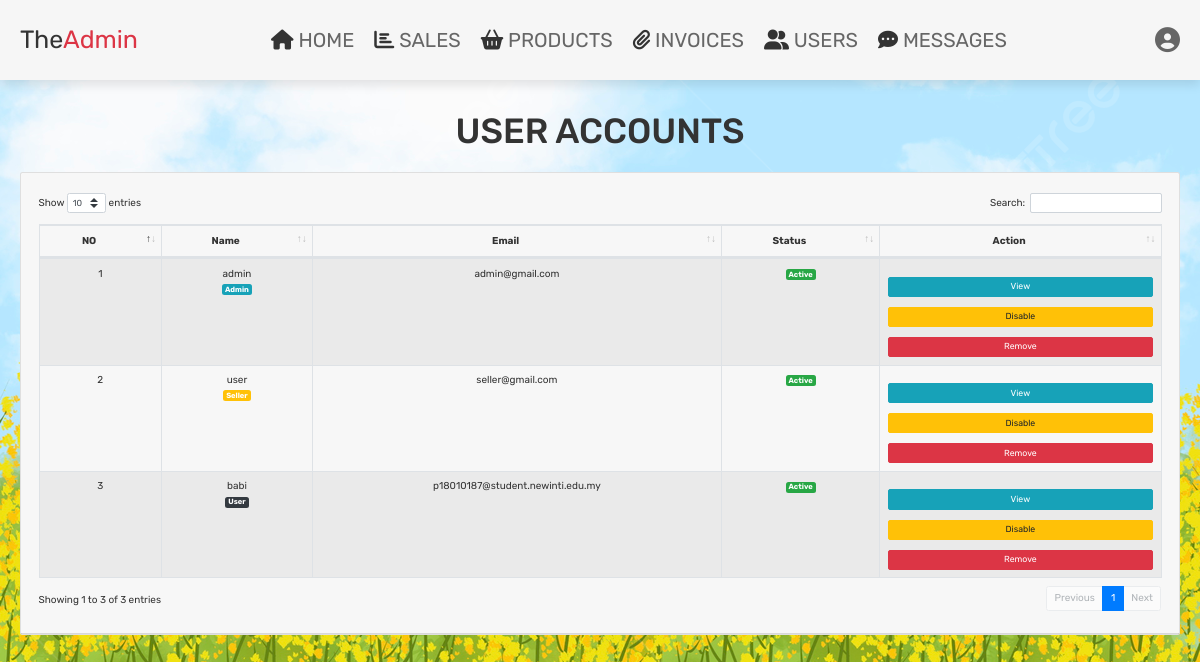
Screenshot of /admin_users.php (signed in) with the database file from the repository.
### tables this page shows
CREATE TABLE `users` (
  `id` int(100) NOT NULL,
  `name` varchar(100) NOT NULL,
  `email` varchar(100) NOT NULL,
  `password` varchar(100) NOT NULL,
  `number` varchar(100) NOT NULL,
  `address` varchar(100) NOT NULL,
  `city` varchar(100) NOT NULL,
  `pin` varchar(100) NOT NULL,
  `status` int(11) NOT NULL,
  `user_type` varchar(20) NOT NULL DEFAULT 'user'
);

### admin_users.php (the view, shortened to what this page needs)
<?php
@include 'config.php';
?>
<!DOCTYPE html>
<html lang="en">
<head>
   <link rel="stylesheet" href="https://cdnjs.cloudflare.com/ajax/libs/font-awesome/6.1.1/css/all.min.css">
   <link rel="stylesheet" href="css/admin_style.css">
   <link rel="stylesheet" href="css/dataTables.bootstrap4.min.css">
   <link rel="stylesheet" href="css/bootstrap.min.css">
</head>
<body style="background:url(images/admin-bg.jpg); background-repeat: no-repeat; background-size: cover;">
<?php include 'admin_header.php'; ?>
<section class="table-product" >
<h1 class="title">user accounts</h1>
<div class="card " style="width: 100%;">
        <div class="card-header">
        <div class="card-body pr-2 pl-2">
          <table id="example" class="table table-striped table-bordered" style="width:100%">
                  <thead>
                    <tr>
                      <th class="text-center">NO</th>
                      <th  class="text-center">Name</th>
                      <th  class="text-center">Email</th>
                      <th  class="text-center">Status</th>
                      <th  width='25%' class="text-center">Action</th>
                    </tr>
                  </thead>
                  <tbody>
                  <?php
                  $i=1;
                     $select_accounts = $conn->prepare("SELECT * FROM `users`");
                     $select_accounts->execute();
                     if($select_accounts->rowCount() > 0){
                        while($fetch_accounts = $select_accounts->fetch(PDO::FETCH_ASSOC)){
                  ?>
                  <tr class="text-center">
                    <td><?php echo $i++;?></td>
                    <td><?php echo $fetch_accounts['name'];?><br>
                          <?php if ($fetch_accounts['user_type']  == 'admin'){
                          echo "<span class='badge badge-lg badge-info text-white'>Admin</span>";
                        } elseif ($fetch_accounts['user_type'] == 'seller') {
                          echo "<span class='badge badge-lg badge-warning text-white'>Seller </span>";
                        }elseif ($fetch_accounts['user_type'] == 'user') {
                          echo "<span class='badge badge-lg badge-dark text-white'>User </span>";
                        } ?>
                  </td>
                    <td><?php echo $fetch_accounts['email']; ?></td>
                    <td>   <?php if ($fetch_accounts['status'] == '1') { ?>
                          <span class="badge badge-lg badge-success text-white">Active</span>
                        <?php }else{ ?>
                       <span class="badge badge-lg badge-danger text-white">Deactive</span>
                        <?php } ?></td>
                    <td>
                     <a class="btn btn-info btn-sm" href="?view=<?php echo $fetch_accounts['id'];?>">View</a>
                     <?php if ($fetch_accounts['status'] == '0') {  ?>
                        <a onclick="return confirm('Are you sure To Active ?')" class="btn btn-success
                                 btn-sm " href="?active=<?php echo $fetch_accounts['id'];?>">Active</a>
                             <?php } elseif($fetch_accounts['status'] == '1'){?>
                              <a onclick="return confirm('Are you sure To Deactive ?')" class="btn btn-warning
                                 btn-sm " href="?deactive=<?php echo $fetch_accounts['id'];?>">Disable</a>
                             <?php } ?>
                             <a onclick="return confirm('Are you sure To Delete ? The user related information will also be delete!')" class="btn btn-danger btn-sm " href="?delete=<?= $fetch_accounts['id']; ?>">Remove</a>
                  </td>
                  <?php }?>
                  <?php }else{
                     echo '<p class="empty">no accounts available!</p>';
                  }?>
                  </tr>
                  </tbody>
          </table>
        </div>
        </div>
</div>
</section>
</body>
</html>

### css/components.css (style rules this page uses)
:root { --green:#27ae60; --orange:#f39c12; --red:#e74c3c; --black:#333; --light-color:#666; --white:#fff; --light-bg:#f6f6f6; --border:.2rem solid var(--black); --box-shadow:0 .5rem 1rem rgba(0,0,0,.1); }
* { font-family: 'Rubik', sans-serif; margin:0; padding:0; box-sizing: border-box; outline: none; border:none; text-decoration: none; color:var(--black); }
body { background-color: var(--light-bg); }
html { font-size: 62.5%; overflow-x: hidden; scroll-behavior: smooth; scroll-padding-top: 6.5rem; }
section { padding:3rem 2rem; max-width: 1200px; margin:0 auto; }
.btn, .delete-btn, .option-btn { display: block; width: 100%; margin-top: 1rem; border-radius: .5rem; color:var(--white); font-size: 2rem; padding:1.3rem 3rem; text-transform: capitalize; cursor: pointer; text-align: center; }
.btn { background-color: var(--green); }
.title { text-align: center; margin-bottom: 2rem; text-transform: uppercase; color:var(--black); font-size: 3.5rem; }

### rows the page displays
users: name "admin", user_type "Admin", email "admin@gmail.com", status "Active"
users: name "user", user_type "Seller", email "seller@gmail.com", status "Active"
users: name "babi", user_type "User", email "p18010187@student.newinti.edu.my", status "Active"
